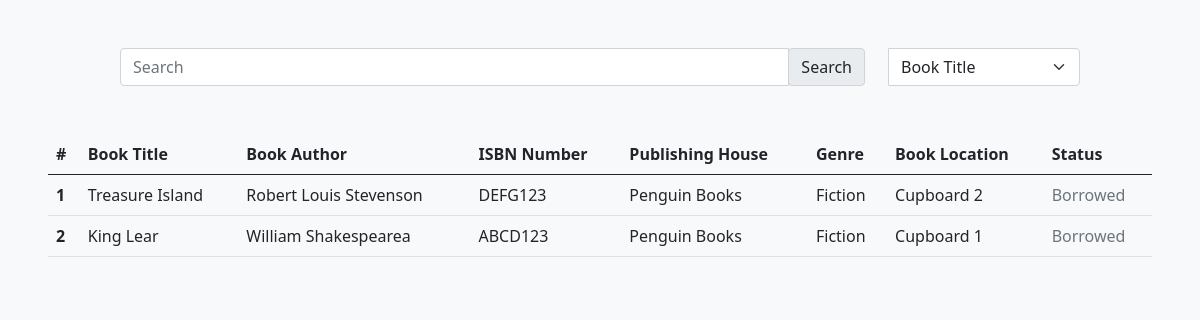
/lib_man/library_search/, run on an earlier commit of the app's database.
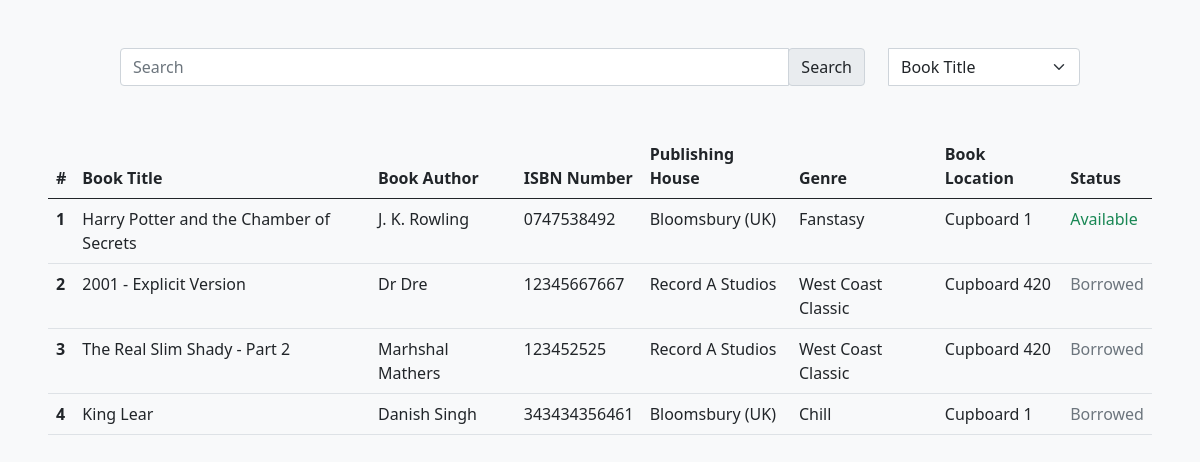
And on a later commit of the database.
### lib_man/models.py (models this page shows, shortened)
class Book(models.Model):
    title = models.CharField(max_length=50)
    author = models.CharField(max_length=50)
    isbn = models.CharField(max_length=13)
    publisher = models.CharField(max_length=50)
    genre = models.CharField(max_length=50)
    book_location = models.CharField(max_length=50)
    status_borrowed = models.BooleanField(default=False)

### lib_man/views.py (the view)
# urls.py: path('library_search/', views.lib_search, name="lib_search"),
def lib_search(request):
    if not request.GET:
        context = {
            'books': Book.objects.all(),
            'search_books_unauth_form': SearchBooksUnauthForm()
        }
    else:
        context = {
            'books': search_books_results(request.GET.get('keyword'), request.GET.get('search_by')),
            'search_books_unauth_form': SearchBooksUnauthForm(),
            'search_results_present': True
        }
    return render(request, 'lib_man/library_search.html', context)

### lib_man/forms.py
class SearchBooksUnauthForm(forms.Form):
    keyword = forms.CharField(widget=forms.TextInput(
        attrs={
            'class': 'form-control',
            'maxlength': '50',
            'placeholder': 'Search',
            'aria-label': 'Search',
            'aria-describedby': 'basic-addon2',
            'tabindex': '1',
            'required': ''
        }
    ))
    search_by = forms.ChoiceField(
        choices=((
            ('Book Title', 'Book Title'),
            ('Book Author', 'Book Author'),
            ('ISBN Number', 'ISBN Number'),
            ('Publishing House', 'Publishing House'),
            ('Genre', 'Genre'),
            ('Book Location', 'Book Location'),
            ('Status', 'Status'),
        )),
        widget = forms.Select(
            attrs={
                'class':'form-select',
                'style': 'max-width: 20%;'
            }
        )
    )

### lib_man/templates/lib_man/library_search.html (shortened to what this page needs)
{% extends 'lib_man/components/headerAndFooter.html' %}
{% block headerAndFooter %}
<div style="display: grid;">
    <form action='{% url "search_books_unauth" %}' method="POST">
        <div class="d-inline-flex w-100 mb-5 mt-5 pe-10 justify-content-center">
            <div class="input-group" style="width: 80%;">
                {{ search_books_unauth_form.keyword }}
                <div class="input-group-append me-4">
                    <input type="submit" class="input-group-text" id="basic-addon2"value="Search">
                </div>
                {{ search_books_unauth_form.search_by }}
            </div>
        </div>
    </form>
    <div class="px-5">
        <table class="table">
            <thead>
                <tr>
                    <th scope="col">#</th>
                    <th scope="col">Book Title</th>
                    <th scope="col">Book Author</th>
                    <th scope="col">ISBN Number</th>
                    <th scope="col">Publishing House</th>
                    <th scope="col">Genre</th>
                    <th scope="col">Book Location</th>
                    <th scope="col">Status</th>
                </tr>
            </thead>
            <tbody>
                {% for book in books %}
                <tr>
                    <th>{{ forloop.counter }}</th>
                    <td>{{ book.title }}</td>
                    <td>{{ book.author }}</td>
                    <td>{{ book.isbn }}</td>
                    <td>{{ book.publisher }}</td>
                    <td>{{ book.genre }}</td>
                    <td>{{ book.book_location }}</td>
                    <td>
                        {% if book.status_borrowed == True %}
                        <span class="text-secondary">
                            Borrowed
                        </span>
                        {% else %}
                        <span class="text-success">
                            Available
                        </span>
                        {% endif %}
                    </td>
                </tr>
                {% endfor %}
            </tbody>
        </table>
    </div>
</div>
{% endblock %}

### lib_man/templates/lib_man/components/headerAndFooter.html (shortened to what this page needs)
{% load static %}
<!DOCTYPE html>
<html lang="en">
<head>
    <link rel="stylesheet" defer href="{% static 'lib_man/bootstrap-5.0.1-dist/css/bootstrap.min.css' %}">
    <link rel="stylesheet" href="{% static 'lib_man/css/style.css' %}">
</head>
<body class="bg-light container-fluid p-0" style="width: 100vw; height: 100vh; max-width: 100vw; max-height: 100vh;">
{% block headerAndFooter %}
{% endblock %}
</body>
</html>

What changed in the data, as far as the page shows it:
added Book: title "Harry Potter and the Chamber of Secrets", author "J. K. Rowling", isbn "0747538492", publisher "Bloomsbury (UK)", genre "Fanstasy", book_location "Cupboard 1", status_borrowed "Available"
added Book: title "2001 - Explicit Version", author "Dr Dre", isbn "12345667667", publisher "Record A Studios", genre "West Coast Classic", book_location "Cupboard 420", status_borrowed "Borrowed"
changed Book: title "Treasure Island" → "The Real Slim Shady - Part 2"; author "Robert Louis Stevenson" → "Marhshal Mathers"; isbn "DEFG123" → "123452525"; publisher "Penguin Books" → "Record A Studios"; genre "Fiction" → "West Coast Classic"; book_location "Cupboard 2" → "Cupboard 420"
changed Book "King Lear": author "William Shakespearea" → "Danish Singh"; isbn "ABCD123" → "343434356461"; publisher "Penguin Books" → "Bloomsbury (UK)"; genre "Fiction" → "Chill"
